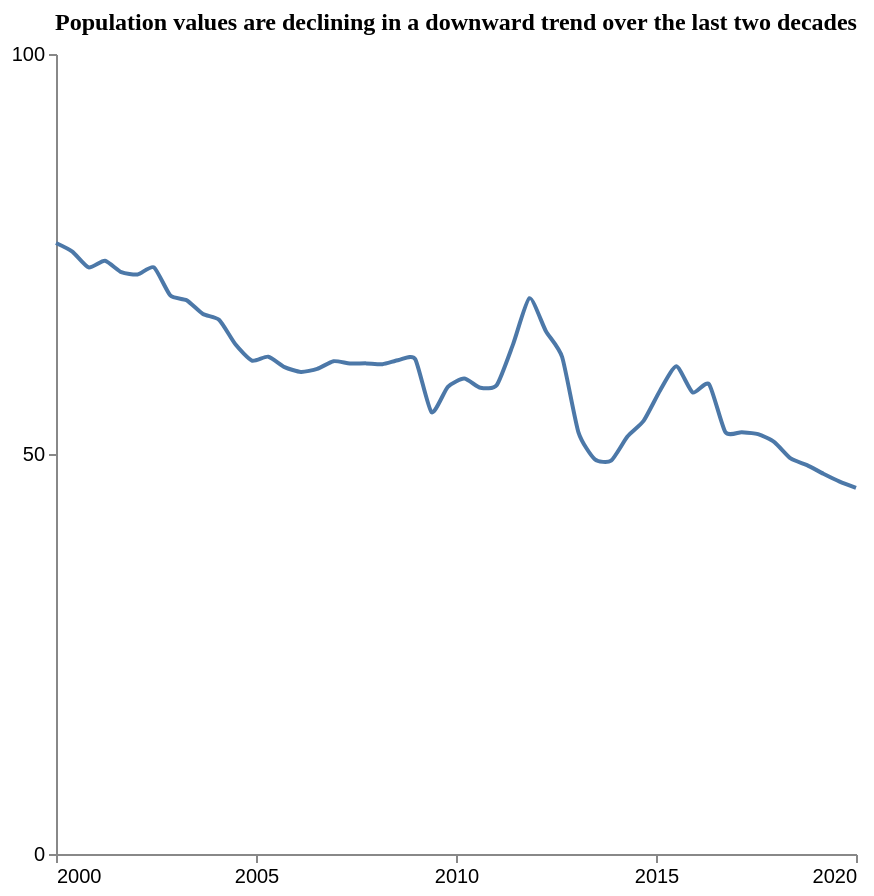

This figure's Vega-Lite source:
### Vega-Lite specification from a JSON file in a GitHub repository (floating-point values rounded to 4 significant figures)
{"$schema": "https://vega.github.io/schema/vega-lite/v5.json", "description": "Pattern: Downward", "data": {"values": [{"X": 2000.0, "Y": 76.38}, {"X": 2000.0, "Y": 75.31}, {"X": 2001.0, "Y": 73.32}, {"X": 2001.0, "Y": 74.15}, {"X": 2002.0, "Y": 72.73}, {"X": 2002.0, "Y": 72.44}, {"X": 2002.0, "Y": 73.33}, {"X": 2003.0, "Y": 69.82}, {"X": 2003.0, "Y": 69.21}, {"X": 2004.0, "Y": 67.5}, {"X": 2004.0, "Y": 66.75}, {"X": 2004.0, "Y": 63.67}, {"X": 2005.0, "Y": 61.68}, {"X": 2005.0, "Y": 62.17}, {"X": 2006.0, "Y": 60.86}, {"X": 2006.0, "Y": 60.26}, {"X": 2007.0, "Y": 60.63}, {"X": 2007.0, "Y": 61.6}, {"X": 2007.0, "Y": 61.31}, {"X": 2008.0, "Y": 61.33}, {"X": 2008.0, "Y": 61.22}, {"X": 2009.0, "Y": 61.75}, {"X": 2009.0, "Y": 61.87}, {"X": 2009.0, "Y": 55.23}, {"X": 2010.0, "Y": 58.4}, {"X": 2010.0, "Y": 59.42}, {"X": 2011.0, "Y": 58.28}, {"X": 2011.0, "Y": 58.63}, {"X": 2011.0, "Y": 63.74}, {"X": 2012.0, "Y": 69.48}, {"X": 2012.0, "Y": 65.38}, {"X": 2013.0, "Y": 62.13}, {"X": 2013.0, "Y": 52.72}, {"X": 2013.0, "Y": 49.34}, {"X": 2014.0, "Y": 49.17}, {"X": 2014.0, "Y": 52.18}, {"X": 2015.0, "Y": 54.18}, {"X": 2015.0, "Y": 57.94}, {"X": 2016.0, "Y": 60.96}, {"X": 2016.0, "Y": 57.68}, {"X": 2016.0, "Y": 58.73}, {"X": 2017.0, "Y": 52.73}, {"X": 2017.0, "Y": 52.73}, {"X": 2018.0, "Y": 52.48}, {"X": 2018.0, "Y": 51.49}, {"X": 2018.0, "Y": 49.44}, {"X": 2019.0, "Y": 48.61}, {"X": 2019.0, "Y": 47.54}, {"X": 2020.0, "Y": 46.55}, {"X": 2020.0, "Y": 45.76}]}, "mark": {"type": "line", "interpolate": "cardinal", "tension": 0.4}, "encoding": {"x": {"field": "X", "type": "quantitative", "title": "", "axis": {"grid": false, "format": "d", "values": [2000, 2005, 2010, 2015, 2020], "tickSize": 4}, "scale": {"domain": [2000, 2020]}}, "y": {"field": "Y", "type": "quantitative", "title": "", "axis": {"grid": false, "format": "d", "values": [0, 50, 100], "tickSize": 4, "tickOpacity": 1}, "scale": {"domain": [0, 100]}}}, "title": {"text": "Population values are declining in a downward trend over the last two decades", "anchor": "middle", "font": "Tahoma", "fontSize": 12}, "config": {"lineBreak": "^", "view": {"stroke": null}}, "height": 400, "width": 400, "autosize": "pad"}
